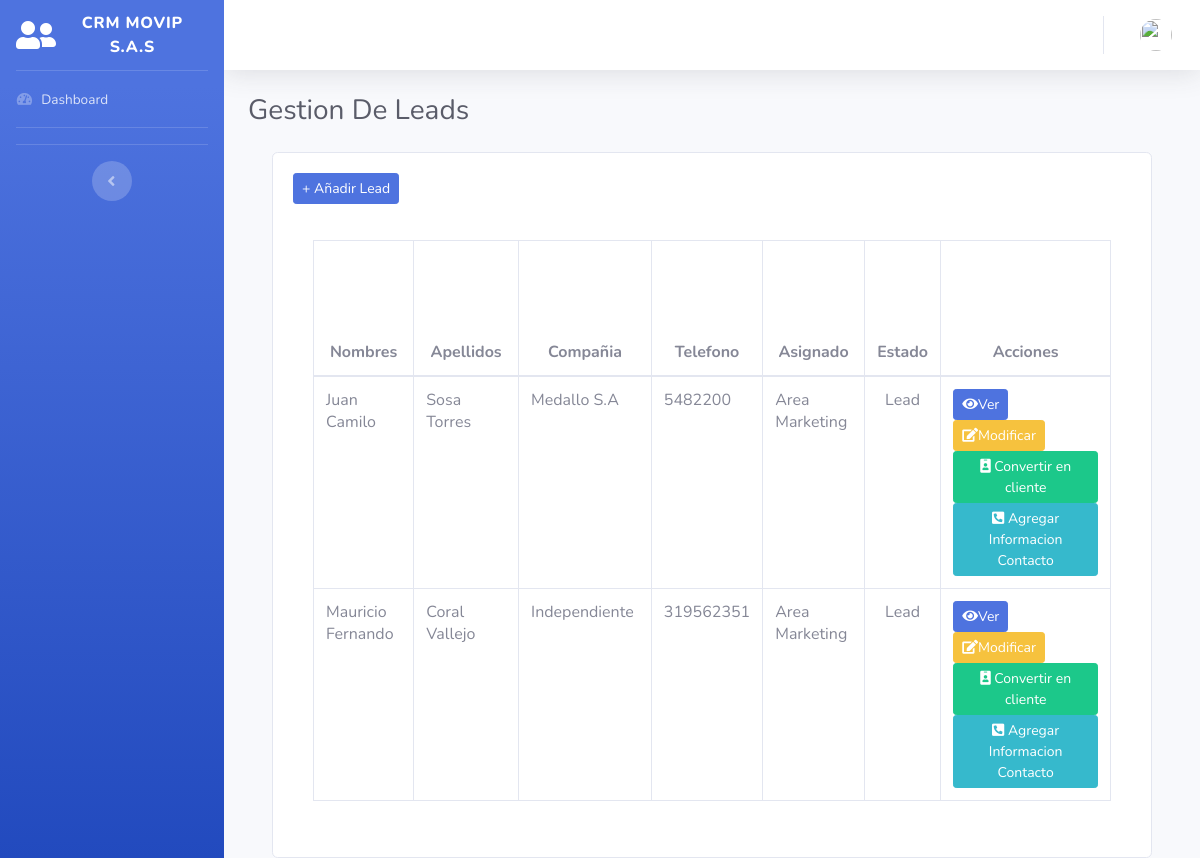
/Gestionalead.php, run on an earlier commit of the app's database.
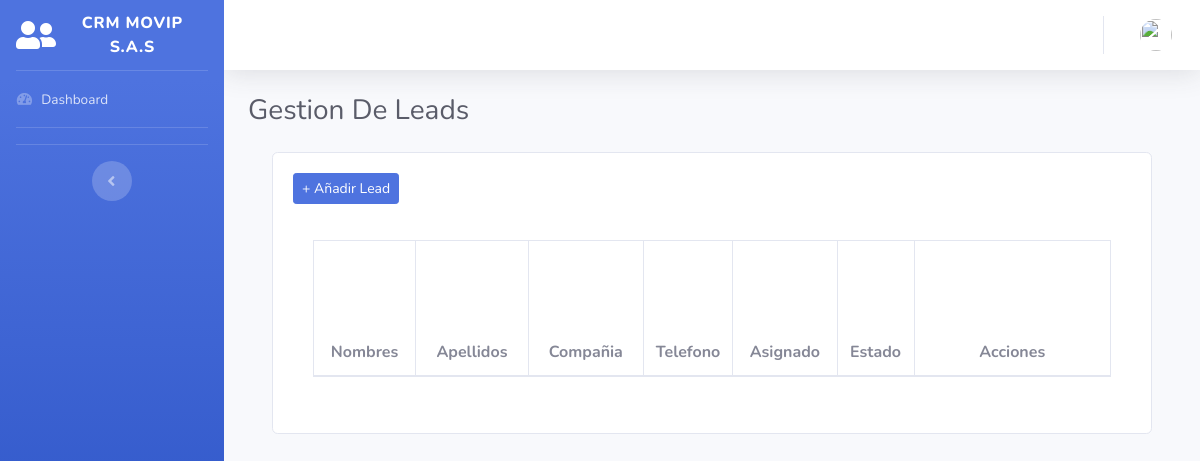
And on a later commit of the database.
### tables this page shows
CREATE TABLE `leads` (
  `id_lead` int(10) NOT NULL,
  `nombre_lead` varchar(50) NOT NULL,
  `segundo_nombre_lead` varchar(50) NOT NULL,
  `primer_apellido_lead` varchar(50) NOT NULL,
  `segundo_apellido_lead` varchar(50) NOT NULL,
  `tipodocumento_lead` varchar(100) NOT NULL,
  `documento_lead` int(20) NOT NULL,
  `telefono_lead` bigint(100) NOT NULL,
  `email_lead` varchar(50) NOT NULL,
  `departamento_lead` varchar(100) NOT NULL,
  `ciudad_lead` varchar(30) NOT NULL,
  `direccion_lead` varchar(100) NOT NULL,
  `estado_lead` int(20) NOT NULL,
  `compañia_lead` varchar(100) NOT NULL,
  `asignado_lead` varchar(30) NOT NULL,
  `comentario_lead` text NOT NULL,
  `recurso_lead` varchar(50) NOT NULL
);

### Gestionalead.php (the view, shortened to what this page needs)
<?php
include("conlead.php");
?>
<!DOCTYPE html>
<html lang="en">
<head>
  <link href="vendor/fontawesome-free/css/all.min.css" rel="stylesheet" type="text/css">
  <link href="css/sb-admin-2.min.css" rel="stylesheet">
</head>
<body id="page-top">
  <div id="wrapper">
    <ul class="navbar-nav bg-gradient-primary sidebar sidebar-dark accordion" id="accordionSidebar">
      <a class="sidebar-brand d-flex align-items-center justify-content-center" href="principal">
        <div class="sidebar-brand-icon">
          <i class="fas fa-user-friends"></i>
        </div>
        <div class="sidebar-brand-text mx-3">CRM Movip S.A.S</div>
      </a>
      <hr class="sidebar-divider my-0">
      <li class="nav-item inactive">
        <a class="nav-link" href="principal">
          <i class="fas fa-fw fa-tachometer-alt"></i>
          <span>Dashboard</span></a>
      </li>
      <hr class="sidebar-divider">
      <hr class="sidebar-divider d-none d-md-block">
      <div class="text-center d-none d-md-inline">
        <button class="rounded-circle border-0" id="sidebarToggle"></button>
      </div>
    </ul>
    <div id="content-wrapper" class="d-flex flex-column">
      <div id="content">
        <nav class="navbar navbar-expand navbar-light bg-white topbar mb-4 static-top shadow">
          <ul class="navbar-nav ml-auto">
            <li class="nav-item dropdown no-arrow">
              <a class="nav-link dropdown-toggle" href="#" id="userDropdown" role="button" data-toggle="dropdown" aria-haspopup="true" aria-expanded="false">
                <img class="img-profile rounded-circle" src="https://source.unsplash.com/QAB-WJcbgJk/60x60">
              </a>
            </li>
          </ul>
        </nav>
        <div class="container-fluid">
          <div class="d-sm-flex align-items-center justify-content-between mb-4">
            <h1 class="h3 mb-0 text-gray-800">Gestion De Leads</h1>
          </div>
          <fieldset>
            <div class="container p-8">
              <div class="group">
                <div class="card card-body">
                  <div class="form-group" id="responsive-form">
                    <?php
                    echo "<th>";
                    echo "<a href='añadirlead'><button type='button' class='btn btn-outline-primary btn-sm active'>+ Añadir Lead</i></button></a>"; ?>
                  </div>
                  <div class="card-body">
                    <div class="table-responsive">
                      <table id="data_table" class="table table-bordered" cellspacing="0" width="100%">
                        <thead>
                          <tr>
                            <th>
                              <center>Nombres </center>
                            </th>
                            <th>
                              <center>Apellidos </center>
                            </th>
                            <th>
                              <center>Compañia</center>
                            </th>
                            <th>
                              <center>Telefono</center>
                            </th>
                            <th>
                              <center>Asignado</center>
                            </th>
                            <th>
                              <center>Estado</center>
                            </th>
                            <th>
                              <center>Acciones</center>
                            </th>
                          </tr>
                        </thead>
                        <?php
                        $sql = "SELECT * FROM leads WHERE estado_lead = '0'";
                        $result = mysqli_query($conexion2, $sql);
                        while ($mostrar = mysqli_fetch_array($result)) {
                          echo "<tr>";
                          echo "<td>";
                          echo $mostrar['nombre_lead'], ' ', $mostrar['segundo_nombre_lead'];
                          echo "</td>";
                          echo "<td>";
                          echo $mostrar['primer_apellido_lead'], ' ', $mostrar['segundo_apellido_lead'];
                          echo "</td>";
                          echo "<td>";
                          echo $mostrar['compañia_lead'];
                          echo "</td>";
                          echo "<td>";
                          echo $mostrar['telefono_lead'];
                          echo "</td>";
                          echo "<td>";
                          echo $mostrar['asignado_lead'];
                          echo "</td>";
                          echo "<td>";
                          if ($mostrar['estado_lead'] = '1') {
                            echo '<center> Lead </center>';
                          }
                          echo "</td>";
                          echo "<colspan='24'><div class='btn-group'><th>
                              <a href='verlead?id=$mostrar[id_lead]'><button type='button' class='btn btn-outline-primary btn-sm active'><i class='fa fa-eye'></i>Ver</button></a>
                              <a href='modificarlead?id=$mostrar[id_lead]'><button type='button' class='btn btn-outline-warning btn-sm active'><i class='fa fa-edit'></i>Modificar</button></a>
                              <a href='ConvertirCliente?id=$mostrar[id_lead]'><button type='button' class='btn btn-outline-success btn-sm active'><i class='fa fa-id-badge'></i> Convertir en cliente</button></a>
                              <a href='AsignarInformacionContacto?id=$mostrar[id_lead]'><button type='button' class='btn btn-outline-info btn-sm active'><i class='fa fa-phone-square-alt'></i> Agregar Informacion Contacto</button></a>";
                        }
                        ?>
                      </table>
                    </div>
                  </div>
                </div>
              </div>
            </div>
        </div>
</body>
</html>

What changed in the data, as far as the page shows it:
removed leads: nombre_lead "Juan", segundo_nombre_lead "Camilo", primer_apellido_lead "Sosa", segundo_apellido_lead "Torres", compañia_lead "Medallo S.A", telefono_lead "5482200", asignado_lead "Area Marketing"
removed leads: nombre_lead "Mauricio", segundo_nombre_lead "Fernando", primer_apellido_lead "Coral", segundo_apellido_lead "Vallejo", compañia_lead "Independiente", telefono_lead "319562351", asignado_lead "Area Marketing"
